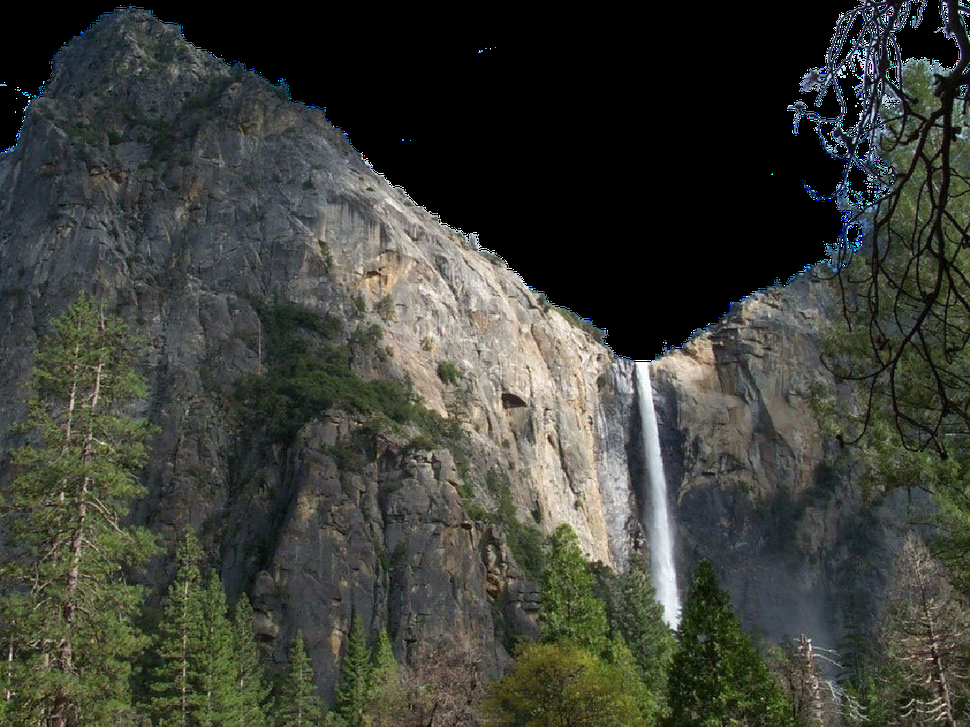
#> input picture mountain.png, 970 x 727 px, shrunk from 1152 x 864 before the run
$ jupyter execute Task3_Week1_Workshop.ipynb
#> lines starting #> are read from the running program, lines starting #| are printed output that depends on the picture
## Task 1.3: The Format Trade-off

In this task, we will:

- Take a high-quality PNG image
- Save it as a low-quality JPEG
- Reload both images
- Subtract them to see numerical differences

[cell 1]
import cv2
import numpy as np
import matplotlib.pyplot as plt

## Step 1: Load a High-Quality PNG Image

PNG uses lossless compression.
That means pixel values are preserved exactly.

[cell 2]
img_png = cv2.imread("mountain.png")
#> img_png is the input picture: shape (727, 970, 3); mean B, G, R 55.7, 63.1, 60.7

if img_png is None:
    print("Image not found. Check file path.")
else:
    print("PNG image loaded successfully!")

print("Image Shape:", img_png.shape)
#| Image Shape: (727, 970, 3)

## Step 2: Save as Low-Quality JPEG

JPEG uses lossy compression.

We reduce quality to 5 (very low) to exaggerate artifacts.

[cell 3]
cv2.imwrite("compressed.jpg", img_png, [int(cv2.IMWRITE_JPEG_QUALITY), 5])

print("JPEG saved with quality=5")

## Step 3: Reload the Compressed Image

[cell 4]
img_jpg = cv2.imread("compressed.jpg")
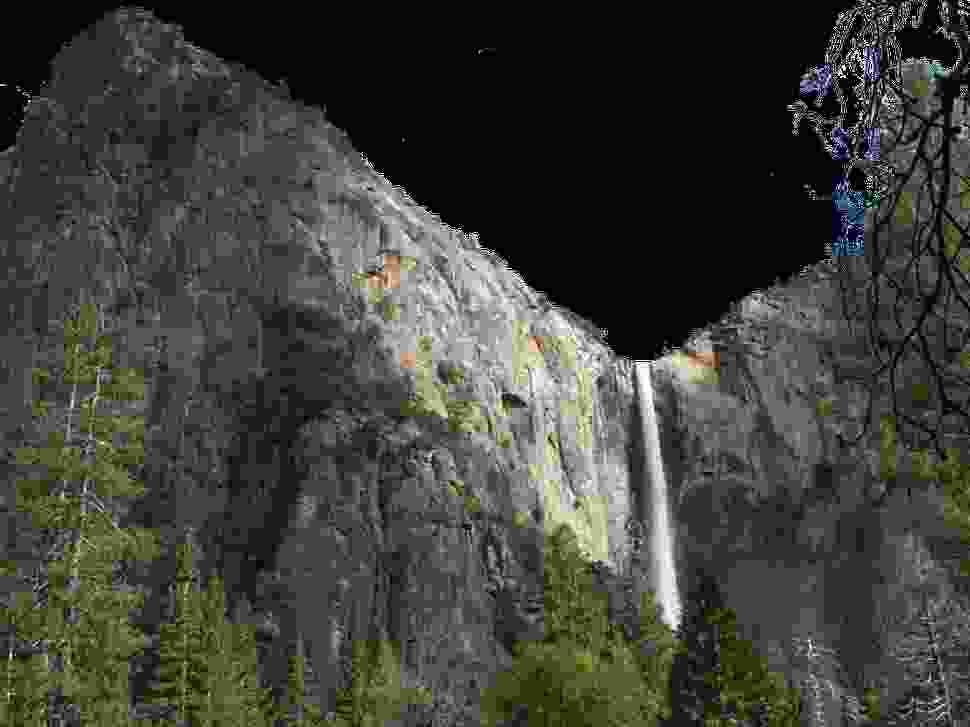
#> img_jpg: shape (727, 970, 3); mean B, G, R 58.2, 64.3, 63.4

print("JPEG Shape:", img_jpg.shape)
#| JPEG Shape: (727, 970, 3)

## Step 4: Compare Visually

They may look similar to us,
but the numerical values are different.

[cell 5]
plt.figure(figsize=(12,5))

plt.subplot(1,2,1)
plt.imshow(cv2.cvtColor(img_png, cv2.COLOR_BGR2RGB))
plt.title("Original PNG")
plt.axis("off")

plt.subplot(1,2,2)
plt.imshow(cv2.cvtColor(img_jpg, cv2.COLOR_BGR2RGB))
plt.title("Low-Quality JPEG")
plt.axis("off")

plt.show()
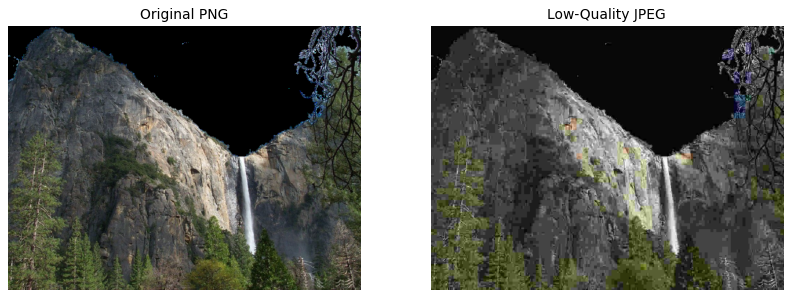
#> figure drawn by matplotlib, 2 panels

## Step 5: Subtract the Images

Now we compute:

difference = PNG - JPEG

This shows how much compression changed the pixel values.

[cell 6]
# Convert to int16 to avoid negative overflow
diff = img_png.astype(np.int16) - img_jpg.astype(np.int16)
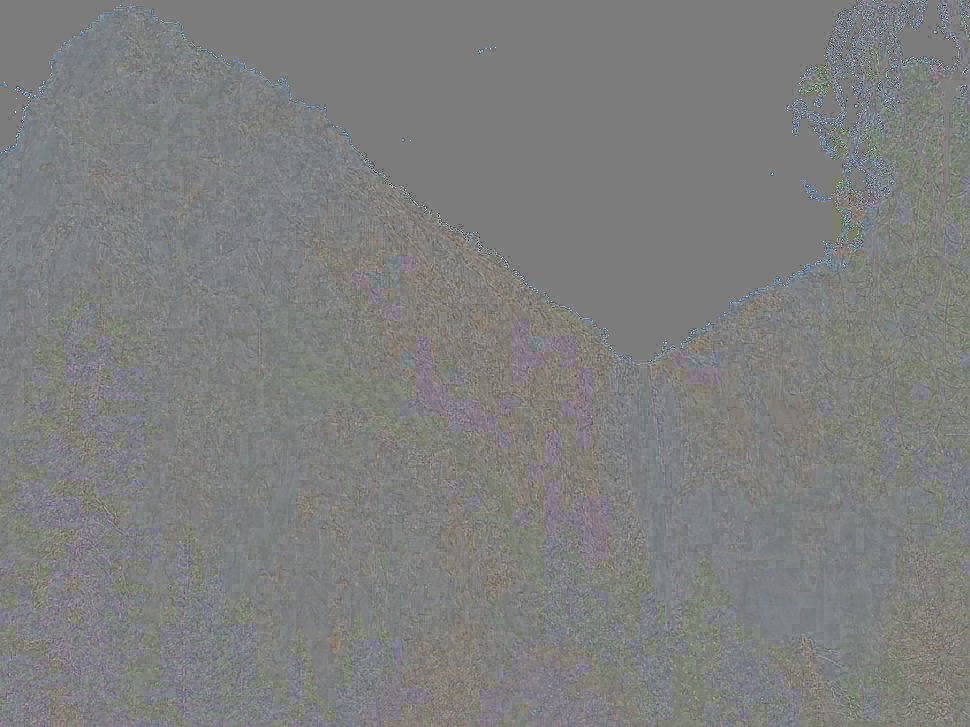
#> diff: shape (727, 970, 3) int16; mean B, G, R -2.4, -1.3, -2.7; drawn with min black and max white

print("Difference matrix sample:")
print(diff[100:110, 100:110])
#> (printed output is left out)

The differences may be small.

We amplify them to make compression artifacts visible.

[cell 7]
# Take absolute difference
abs_diff = np.abs(diff)
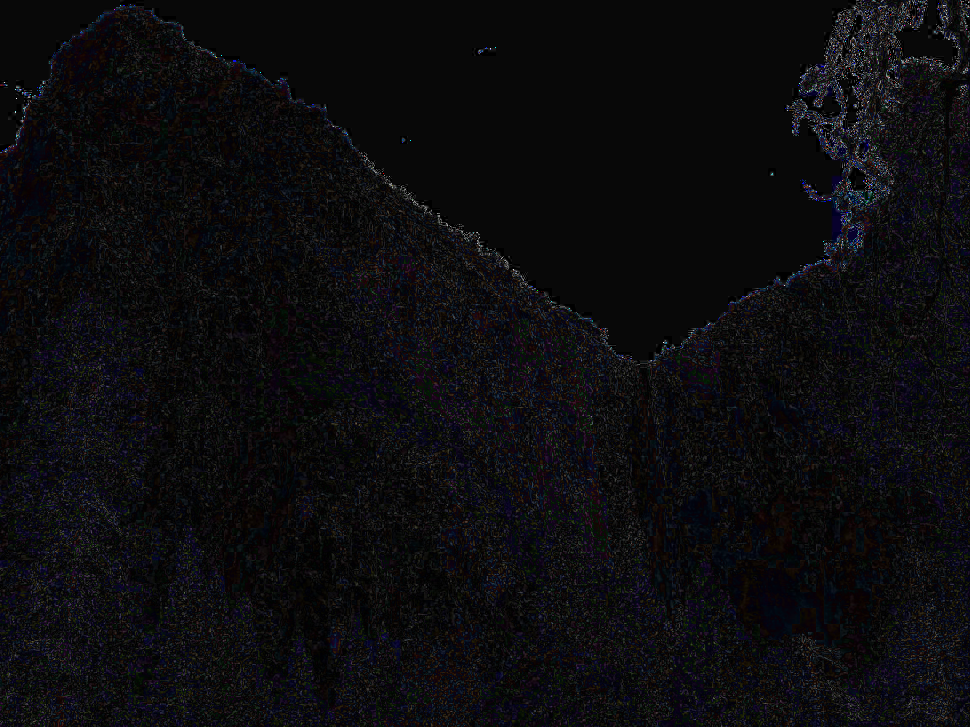
#> abs_diff: shape (727, 970, 3) int16; mean B, G, R 14, 11.8, 12.2

# Normalize for visualization
abs_diff = np.clip(abs_diff * 5, 0, 255).astype(np.uint8)
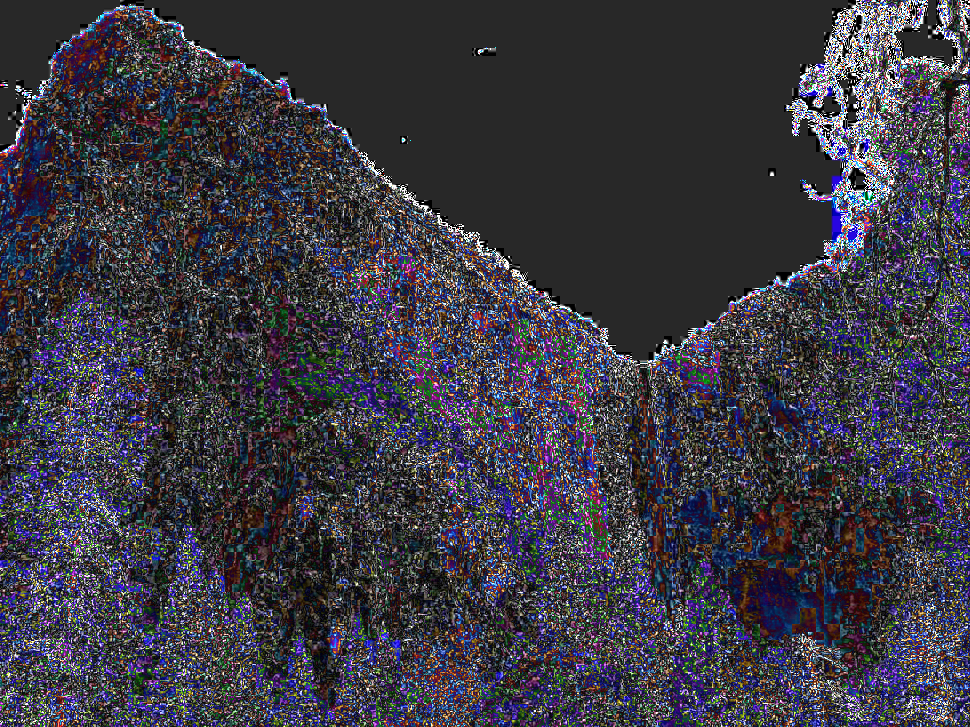
#> abs_diff: shape (727, 970, 3); mean B, G, R 67.2, 57.2, 59.3

plt.figure(figsize=(6,6))
plt.imshow(cv2.cvtColor(abs_diff, cv2.COLOR_BGR2RGB))
plt.title("Amplified Compression Artifacts")
plt.axis("off")
plt.show()
